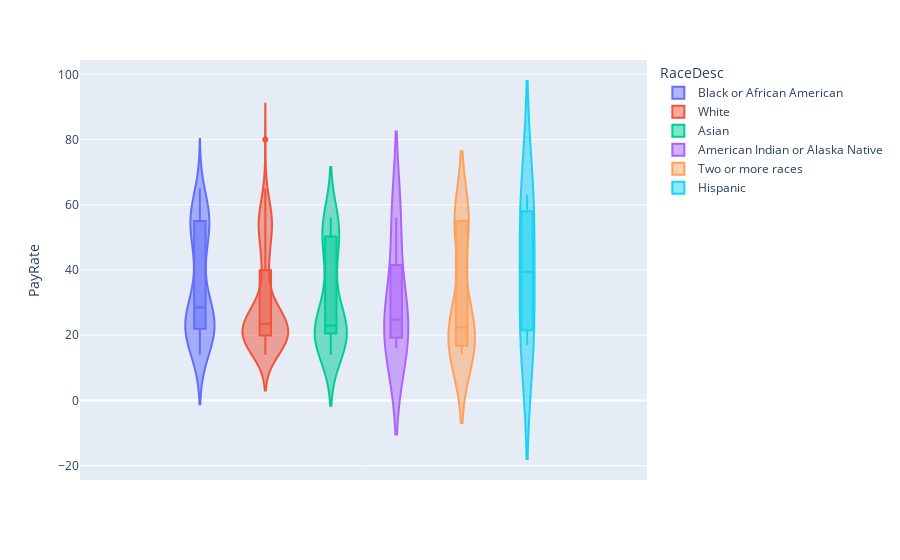

Write notebook code for a chart like this one.
### Code cell
fig = px.violin(hr, y="PayRate", color="RaceDesc", box=True, hover_data=['Department'])
fig.show()

### Figure 1 — Plotly figure (JSON) as saved in the notebook; plotly's stock layout.template omitted (floating-point values rounded to 4 significant figures; data arrays with more than 128 entries replaced by an {"elided": "..."} marker saying what was removed)
{"data": [{"alignmentgroup": "True", "box": {"visible": true}, "customdata": [["Admin Offices"], ["Admin Offices"], ["Sales"], ["Sales"], ["Sales"], ["Sales"], ["Sales"], ["Sales"], ["Sales"], ["Sales"], ["IT/IS"], ["IT/IS"], ["IT/IS"], ["IT/IS"], ["IT/IS"], ["IT/IS"], ["Production"], ["IT/IS"], ["IT/IS"], ["Production"], ["Production"], ["Production"], ["Production"], ["Production"], ["Production"], ["Production"], ["Production"], ["Production"], ["Production"], ["Production"], ["Production"], ["Production"], ["Production"], ["Production"], ["Production"], ["Production"], ["Production"], ["Production"], ["Production"], ["Production"], ["Production"], ["Production"], ["Production"], ["Production"], ["Production"], ["Production"], ["Production"], ["Production"], ["Production"], ["Production"], ["Sales"], ["Admin Offices"], ["Software Engineering"], ["Software Engineering"], ["Software Engineering"], ["IT/IS"], ["IT/IS"]], "hovertemplate": "RaceDesc=Black or African American<br>PayRate=%{y}<br>Department=%{customdata[0]}<extra></extra>", "legendgroup": "Black or African American", "marker": {"color": "#636efa"}, "name": "Black or African American", "offsetgroup": "Black or African American", "orientation": "v", "scalegroup": "True", "showlegend": true, "type": "violin", "x0": " ", "xaxis": "x", "y": [28.5, 23, 55, 55, 55, 54, 55, 56, 55, 55, 45, 45, 55, 40.1, 35.5, 45, 60, 65, 27.49, 55, 33.5, 24, 22, 24, 17, 20, 21, 20, 24, 14, 20, 22, 14, 20, 15, 24, 19, 22, 15, 18, 24, 25, 29, 27, 26.1, 29, 22, 25, 29, 24, 56, 55, 57.12, 48.5, 45.42, 61.3, 58.2], "y0": " ", "yaxis": "y"}, {"alignmentgroup": "True", "box": {"visible": true}, "customdata": {"elided": "193x1 str values"}, "hovertemplate": "RaceDesc=White<br>PayRate=%{y}<br>Department=%{customdata[0]}<extra></extra>", "legendgroup": "White", "marker": {"color": "#EF553B"}, "name": "White", "offsetgroup": "White", "orientation": "v", "scalegroup": "True", "showlegend": true, "type": "violin", "x0": " ", "xaxis": "x", "y": {"elided": "193 float values"}, "y0": " ", "yaxis": "y"}, {"alignmentgroup": "True", "box": {"visible": true}, "customdata": [["Admin Offices"], ["Sales"], ["IT/IS"], ["IT/IS"], ["Production"], ["Production"], ["Production"], ["Production"], ["Production"], ["Production"], ["Production"], ["Production"], ["Production"], ["Production"], ["Production"], ["Production"], ["Production"], ["Production"], ["Production"], ["Production"], ["Production"], ["Production"], ["Production"], ["Production"], ["Production"], ["Production"], ["IT/IS"], ["IT/IS"], ["IT/IS"], ["Software Engineering"], ["Software Engineering"], ["Admin Offices"], ["IT/IS"], ["IT/IS"]], "hovertemplate": "RaceDesc=Asian<br>PayRate=%{y}<br>Department=%{customdata[0]}<extra></extra>", "legendgroup": "Asian", "marker": {"color": "#00cc96"}, "name": "Asian", "offsetgroup": "Asian", "orientation": "v", "scalegroup": "True", "showlegend": true, "type": "violin", "x0": " ", "xaxis": "x", "y": [20.5, 56, 40, 42.75, 50.5, 42, 21, 15, 22, 15, 21, 14, 22, 22, 22, 18, 24, 19, 19, 17, 22, 15.2, 28, 26, 22, 25, 50.25, 52.25, 51, 55.51, 52.25, 34.95, 53.8, 55.2], "y0": " ", "yaxis": "y"}, {"alignmentgroup": "True", "box": {"visible": true}, "customdata": [["Sales"], ["Production"], ["Production"], ["Production"]], "hovertemplate": "RaceDesc=American Indian or Alaska Native<br>PayRate=%{y}<br>Department=%{customdata[0]}<extra></extra>", "legendgroup": "American Indian or Alaska Native", "marker": {"color": "#ab63fa"}, "name": "American Indian or Alaska Native", "offsetgroup": "American Indian or Alaska Native", "orientation": "v", "scalegroup": "True", "showlegend": true, "type": "violin", "x0": " ", "xaxis": "x", "y": [56, 16, 22.5, 27], "y0": " ", "yaxis": "y"}, {"alignmentgroup": "True", "box": {"visible": true}, "customdata": [["Sales"], ["Sales"], ["Sales"], ["Sales"], ["Sales"], ["Sales"], ["IT/IS"], ["IT/IS"], ["Production"], ["Production"], ["Production"], ["Production"], ["Production"], ["Production"], ["Production"], ["Production"], ["Production"], ["Production"]], "hovertemplate": "RaceDesc=Two or more races<br>PayRate=%{y}<br>Department=%{customdata[0]}<extra></extra>", "legendgroup": "Two or more races", "marker": {"color": "#FFA15A"}, "name": "Two or more races", "offsetgroup": "Two or more races", "orientation": "v", "scalegroup": "True", "showlegend": true, "type": "violin", "x0": " ", "xaxis": "x", "y": [55.5, 55, 55, 55, 55, 55, 21, 26, 16, 22, 16.76, 16, 18.5, 14, 19, 15, 23, 25], "y0": " ", "yaxis": "y"}, {"alignmentgroup": "True", "box": {"visible": true}, "customdata": [["IT/IS"], ["Production"], ["Production"], ["Production"]], "hovertemplate": "RaceDesc=Hispanic<br>PayRate=%{y}<br>Department=%{customdata[0]}<extra></extra>", "legendgroup": "Hispanic", "marker": {"color": "#19d3f3"}, "name": "Hispanic", "offsetgroup": "Hispanic", "orientation": "v", "scalegroup": "True", "showlegend": true, "type": "violin", "x0": " ", "xaxis": "x", "y": [63, 53, 17, 26], "y0": " ", "yaxis": "y"}], "layout": {"legend": {"title": {"text": "RaceDesc"}, "tracegroupgap": 0}, "margin": {"t": 60}, "violinmode": "group", "xaxis": {"anchor": "y", "domain": [0, 1]}, "yaxis": {"anchor": "x", "domain": [0, 1], "title": {"text": "PayRate"}}}}
